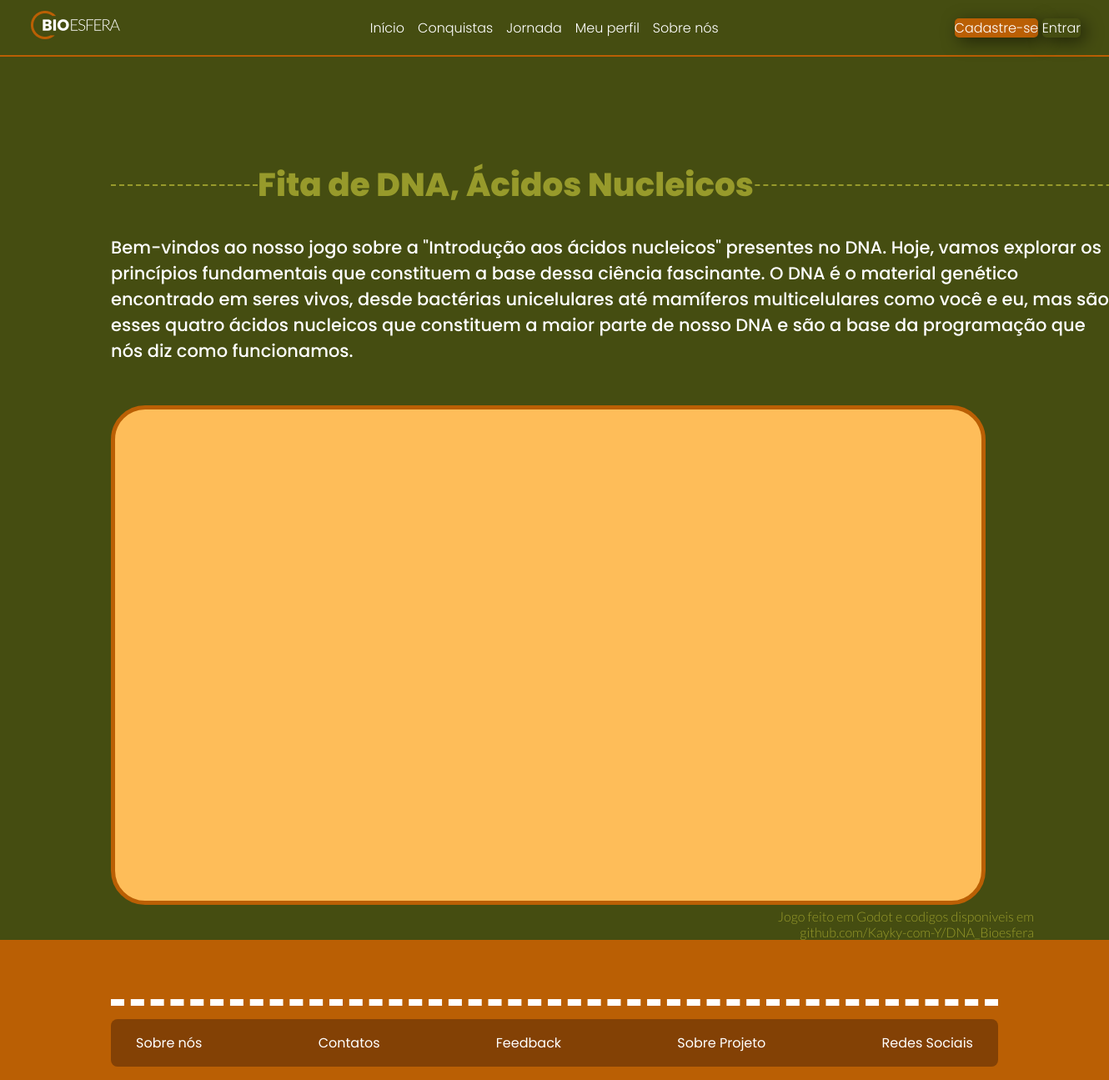
/jornada/1 (signed in), run on an earlier commit of the app's database.
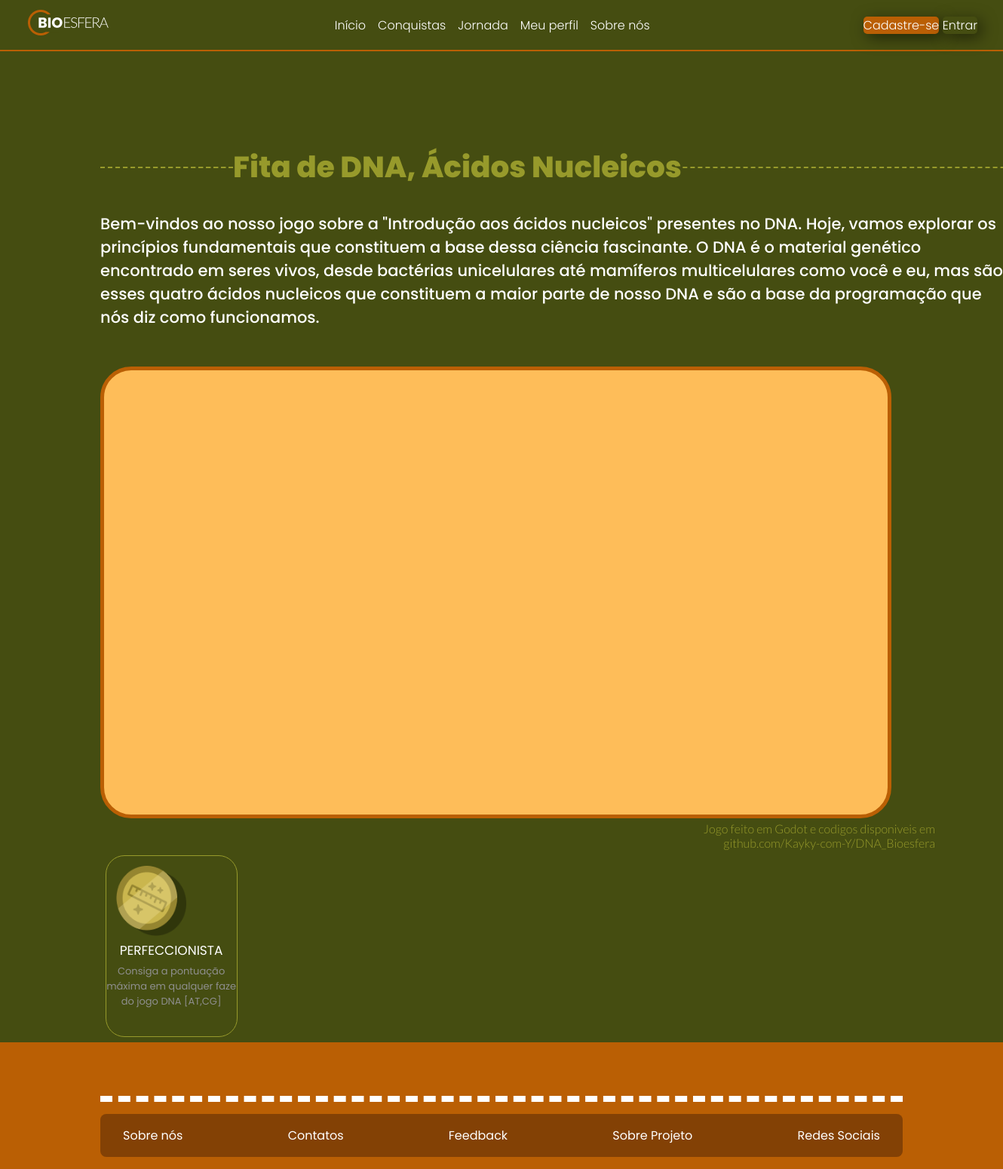
And on a later commit of the database.
### BioEsfera/models.py (models this page shows, shortened)
class Jogo(models.Model):
    titulo = models.CharField(max_length=150,  unique=True)
    descricao = models.TextField(max_length=1000)
    url = models.CharField(max_length=300)
    imagem = models.ImageField(upload_to='images/', null=True, blank=True)

class Conquista(models.Model):
    titulo = models.CharField(max_length=150,  unique=True)
    descricao = models.TextField(max_length=1000)
    dica = models.TextField(max_length=1000)
    imagem = models.ImageField(upload_to='images/', null=True, blank= True)
    jogo = models.ForeignKey(Jogo, on_delete=models.CASCADE)

### BioEsfera/views.py (the view)
# urls.py: path('jornada/<int:jogo_id>', jogos, name='jogos'),
@login_required
def jogos(request, jogo_id):
    jogo_selecionado = Jogo.objects.get(id=jogo_id)
    conquista = Conquista.objects.filter(jogo = jogo_id)
    contexto ={
        'jogo': jogo_selecionado,
        'conquistas': conquista,
    }
    return render(request, 'BioEsfera/jogos.html', contexto)

### BioEsfera/templates/BioEsfera/jogos.html (shortened to what this page needs)
{% extends 'BioEsfera/base.html'%}
{% load static %}
{% block parte_central %}
    <link rel="stylesheet" href="{% static 'css/jogo.css' %}" />
  </head>
    <div class="div_principal">
      <div id="espaçamento">
        <div class="inicio"></div>
        <p class="letreiros">{{jogo.titulo}}</p>
      </div>
      <div>
        <p class="texto">
          <span class="texto_destaque">{{jogo.descricao}}
        </p>
        <iframe
          width="1031"
          height="581"
          src={{jogo.url}}
          title="DNA, ácidos nucleicos"
          frameborder="0"
          allow="accelerometer; autoplay; clipboard-write; encrypted-media; gyroscope; picture-in-picture; web-share; cross-origin-isolated"
          allowfullscreen
          Cross-Origin-Embedder-Policy: require-corp
        ></iframe>
        <p class="subtexto">
          Jogo feito em Godot e codigos disponiveis em
        </p>
        <p class="subtexto">github.com/Kayky-com-Y/DNA_Bioesfera</p>
        {% for conquista in conquistas %}
          <div class="div_medalhas">
            <img class="img_conquista" src={{conquista.imagem.url}}>
            <p class="p_titulo">{{conquista.titulo}}</p>
            <p class="p_dica">{{conquista.dica}}</p>
          </div>
        {% endfor %}
      </div>
    </div>
{% endblock %}

### BioEsfera/templates/BioEsfera/base.html (shortened to what this page needs)
{% load static %}
<!DOCTYPE html>
<html lang="en">
<head>
    <link rel="stylesheet" href="{% static 'css/general.css' %}" />
</head>
<body>
    <header>
        <a href="{% url 'index' %}"><img src="{% static 'images/LOGO.png' %}" alt="" /></a>
        <nav>
          <ul>
            <li><a href="{% url 'index' %}">Início</a></li>
            <li><a href="{% url 'conquistas' %}">Conquistas</a></li>
            <li><a href="{% url 'jornada' %}">Jornada</a></li>
            <li><a href="{% url 'perfil' %}">Meu perfil</a></li>
            <li><a href="{% url 'Sobrenos' %}">Sobre nós</a></li>
          </ul>
        </nav>
        <div id="btnsH">
          <a id="Btn1" href="{% url 'cadastro' %}">Cadastre-se</a>
          <a id="Btn2" href="{% url 'login'%}">Entrar</a>
        </div>
      </header>
      {% block parte_central %}
      {% endblock %}
      <footer>
        <div id="borderFoo">
        </div>
        <div id="listFoo">
          <ul>
            <li><a href="{% url 'Sobrenos' %}">Sobre nós</a></li>
            <li><a href="">Contatos</a></li>
            <li><a href="Mailto:feedbackobioesfera@gmail.com">Feedback</a></li>
            <li><a href="">Sobre Projeto</a></li>
            <li><a href="">Redes Sociais</a></li>
          </ul>
        </div>
      </footer>
</body>
</html>

### static/css/general.css (style rules this page uses)
:root { --lite_green: #979a2b; --slime_green: #878c26; --dark_green: #454d11; --yellow: #eeb153; --lite_yellow: #febd59; --lite_orange: #eb8f32; --orange: #c16100; --past_orange: #ba5f04; --dark_orange: #834105; }
body { padding: 0; margin: 0; display: flex; flex-direction: column; overflow-x: hidden; }
@media screen and (min-width: 768px) { header { border-bottom: 2px solid var(--past_orange); background: var(--dark_green); width: auto; height: 66px; display: flex; flex-direction: row; align-items: center; justify-content: space-between; color: white; font-family: "Poppins", sans-serif; font-weight: 300; z-index: 1; } }
@media screen and (min-width: 768px) { header li { display: inline; padding: 0 8px; } }
@media screen and (min-width: 768px) { header img { margin: 34px; } }
@media screen and (min-width: 768px) { nav ul { padding: 0px; width: auto; display: flex; flex-direction: row; justify-content: space-between; } }
@media screen and (min-width: 768px) { a { text-decoration: none; color: white; } }
@media screen and (min-width: 768px) { #Btn1 { border-radius: 5px; background: var(--past_orange); width: 120px; height: 22px; filter: drop-shadow(5px 5px 10px rgba(0, 0, 0, 0.5)); } }
@media screen and (min-width: 768px) { #Btn2 { border-radius: 5px; background: var(--dark_green); border-width: 1px; border-color: var(--past_orange); width: 70px; height: 22px; filter: drop-shadow(5px 5px 10px rgba(0, 0, 0, 0.5)); } }
@media screen and (min-width: 768px) { #btnsH { margin: 34px; } }
@media screen and (min-width: 768px) { footer { height: auto; background: var(--past_orange); z-index: 5; display: flex; flex-direction: column; } }
@media screen and (min-width: 768px) { #borderFoo { margin: 4vw 10vw 0 10vw; border-bottom: 1vh dashed white; display: block; } }
@media screen and (min-width: 768px) { #listFoo { margin: 2vh 4vw; background: var(--dark_orange); border-radius: 8px; display: flex; flex-direction: row; height: auto; width: 80vw; align-self: center; } }
@media screen and (min-width: 768px) { footer ul { display: flex; flex-direction: row; flex-wrap: wrap; justify-content: space-between; align-items: center; padding: 0; width: 100vw; font-family: "Poppins", sans-serif; } }
@media screen and (min-width: 768px) { footer li { margin: 0 30px; list-style: none; } }

### static/css/jogo.css (style rules this page uses)
:root { --lite_green: #979a2b; --slime_green: #878c26; --dark_green: #454d11; --yellow: #eeb153; --lite_yellow: #febd59; --lite_orange: #eb8f32; --orange: #c16100; --past_orange: #ba5f04; --dark_orange: #834105; }
body { background-color: var(--dark_green); padding: 0; width: 100%; }
.div_principal { margin-left: 10vw; }
.inicio { height: 29px; border-bottom: 2px; border-bottom-style: dashed; border-color: var(--lite_green); width: 176px; }
.letreiros { font-family: Poppins; font-weight: 800; color: var(--lite_green); font-size: 39px; margin: 0; display: block; background-color: var(--dark_green); z-index: 1; }
#espaçamento { display: flex; justify-content: first baseline; align-items: flex-start; height: 59px; margin-top: 124px; }
.texto_destaque { font-family: Poppins; font-weight: 500; font-size: 21px; }
.texto { color: #fff; font-family: Lato; font-size: 19px; font-style: normal; font-weight: 300; line-height: normal; text-align: left; margin: 30px 0 50px 0; }
.subtexto { color: var(--lite_green); font-family: Lato; font-size: 16px; font-style: normal; font-weight: 300; line-height: normal; text-align: right; padding-right: 90px; margin: 0; }
iframe { border-radius: 41px; border-radius: 41px; border: 5px solid var(--past_orange); background-color: var(--lite_yellow); padding: 4px; }
.div_medalhas { border-radius: 25px; border: 0.5px solid rgb(151, 154, 43); width: 13vw; height: 18vw; margin: 0.5vw; }
.img_conquista { width: 7vw; height: 7vw; padding-left: 1vw; padding-top: 1vw; }
p { font-family:"Poppins", sans-serif; }
.p_titulo { font-size: 17px; text-align: center; color: white; margin-top: 2px; margin-bottom: 5px; }
.p_dica { color: #8F8F8F; margin-top: 2px; font-size: 13px; text-align: center; }

What changed in the data, as far as the page shows it:
now on this page (row edited): Conquista: imagem (picture), titulo "PERFECCIONISTA", dica "Consiga a pontuação máxima em qualquer faze do jogo DNA [AT,CG]"
